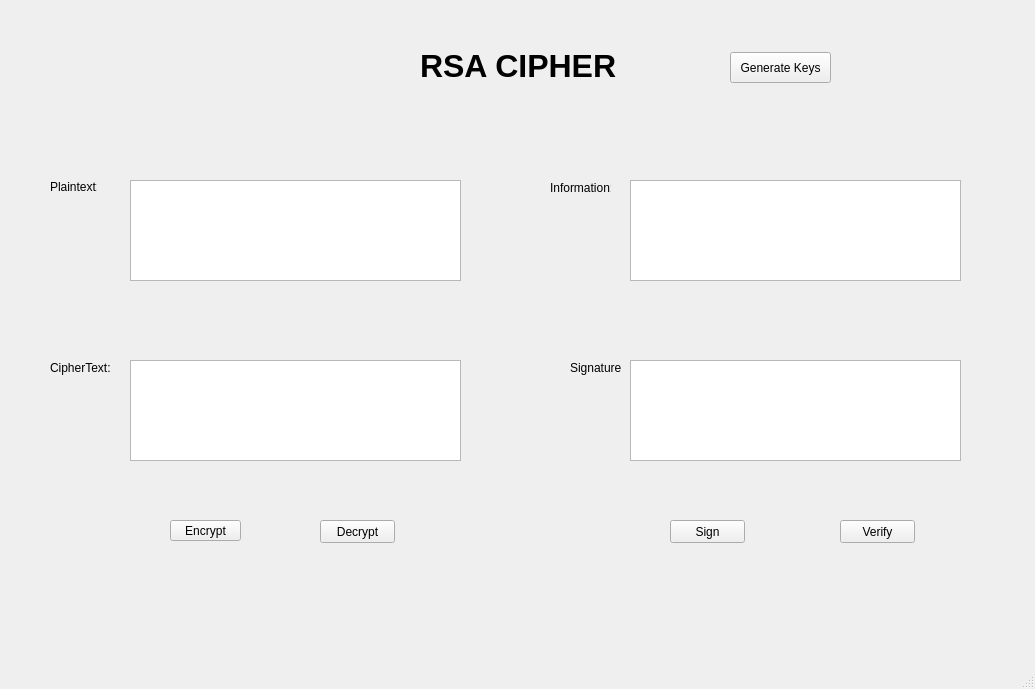
<?xml version="1.0" encoding="UTF-8"?>
<ui version="4.0">
 <class>MainWindow</class>
 <widget class="QMainWindow" name="MainWindow">
  <property name="geometry">
   <rect>
    <x>0</x>
    <y>0</y>
    <width>1035</width>
    <height>689</height>
   </rect>
  </property>
  <property name="windowTitle">
   <string>MainWindow</string>
  </property>
  <widget class="QWidget" name="centralwidget">
   <widget class="QLabel" name="label">
    <property name="geometry">
     <rect>
      <x>420</x>
      <y>30</y>
      <width>201</width>
      <height>71</height>
     </rect>
    </property>
    <property name="font">
     <font>
      <pointsize>24</pointsize>
      <weight>75</weight>
      <bold>true</bold>
     </font>
    </property>
    <property name="text">
     <string>RSA CIPHER</string>
    </property>
   </widget>
   <widget class="QTextBrowser" name="txt_plain_text">
    <property name="geometry">
     <rect>
      <x>130</x>
      <y>180</y>
      <width>331</width>
      <height>101</height>
     </rect>
    </property>
   </widget>
   <widget class="QTextBrowser" name="txt_cipher_text">
    <property name="geometry">
     <rect>
      <x>130</x>
      <y>360</y>
      <width>331</width>
      <height>101</height>
     </rect>
    </property>
   </widget>
   <widget class="QTextBrowser" name="textBrowser_8">
    <property name="geometry">
     <rect>
      <x>630</x>
      <y>360</y>
      <width>331</width>
      <height>101</height>
     </rect>
    </property>
   </widget>
   <widget class="QTextBrowser" name="txt_info">
    <property name="geometry">
     <rect>
      <x>630</x>
      <y>180</y>
      <width>331</width>
      <height>101</height>
     </rect>
    </property>
   </widget>
   <widget class="QLabel" name="label_2">
    <property name="geometry">
     <rect>
      <x>50</x>
      <y>180</y>
      <width>47</width>
      <height>13</height>
     </rect>
    </property>
    <property name="text">
     <string>Plaintext:</string>
    </property>
   </widget>
   <widget class="QLabel" name="label_3">
    <property name="geometry">
     <rect>
      <x>50</x>
      <y>360</y>
      <width>61</width>
      <height>16</height>
     </rect>
    </property>
    <property name="text">
     <string>CipherText:</string>
    </property>
   </widget>
   <widget class="QLabel" name="label_4">
    <property name="geometry">
     <rect>
      <x>550</x>
      <y>180</y>
      <width>61</width>
      <height>16</height>
     </rect>
    </property>
    <property name="text">
     <string>Information:</string>
    </property>
   </widget>
   <widget class="QLabel" name="label_5">
    <property name="geometry">
     <rect>
      <x>570</x>
      <y>360</y>
      <width>51</width>
      <height>16</height>
     </rect>
    </property>
    <property name="text">
     <string>Signature:</string>
    </property>
   </widget>
   <widget class="QPushButton" name="btn_gen_keys">
    <property name="geometry">
     <rect>
      <x>730</x>
      <y>52</y>
      <width>101</width>
      <height>31</height>
     </rect>
    </property>
    <property name="text">
     <string>Generate Keys</string>
    </property>
   </widget>
   <widget class="QPushButton" name="btn_encrypt">
    <property name="geometry">
     <rect>
      <x>170</x>
      <y>520</y>
      <width>71</width>
      <height>21</height>
     </rect>
    </property>
    <property name="text">
     <string>Encrypt</string>
    </property>
   </widget>
   <widget class="QPushButton" name="btn_decrypt">
    <property name="geometry">
     <rect>
      <x>320</x>
      <y>520</y>
      <width>75</width>
      <height>23</height>
     </rect>
    </property>
    <property name="text">
     <string>Decrypt</string>
    </property>
   </widget>
   <widget class="QPushButton" name="btn_sign">
    <property name="geometry">
     <rect>
      <x>670</x>
      <y>520</y>
      <width>75</width>
      <height>23</height>
     </rect>
    </property>
    <property name="text">
     <string>Sign</string>
    </property>
   </widget>
   <widget class="QPushButton" name="btn_verify">
    <property name="geometry">
     <rect>
      <x>840</x>
      <y>520</y>
      <width>75</width>
      <height>23</height>
     </rect>
    </property>
    <property name="text">
     <string>Verify</string>
    </property>
   </widget>
  </widget>
  <widget class="QMenuBar" name="menubar">
   <property name="geometry">
    <rect>
     <x>0</x>
     <y>0</y>
     <width>1035</width>
     <height>21</height>
    </rect>
   </property>
  </widget>
  <widget class="QStatusBar" name="statusbar"/>
 </widget>
 <resources/>
 <connections/>
</ui>
